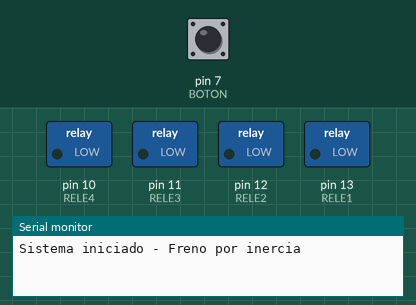
Recording of a sketch running on a simulated Arduino Uno, built with avr-gcc and run on an emulated ATmega328P. On the bench: switched loads named in the sketch (green lamp = pin HIGH), the last lines printed to the serial monitor. Inputs (shaded band) come from the test bench; at power-on: pin 7 (BOTON) HIGH.

Above: at 1.2 s.
1.3 s: pin 7 (BOTON) pulled LOW for 0.15 s
At 2.0 s:
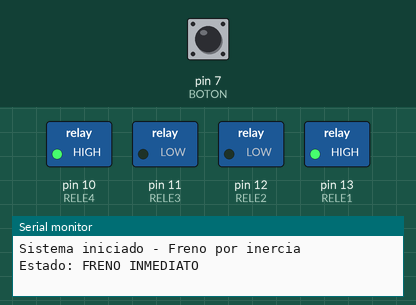
2.9 s: pin 7 (BOTON) pulled LOW for 1 s
At 3.2 s:
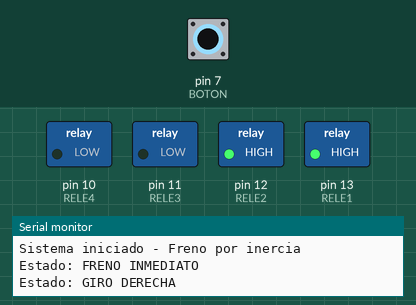
5.4 s: pin 7 (BOTON) pulled LOW for 0.15 s
At 6.3 s:
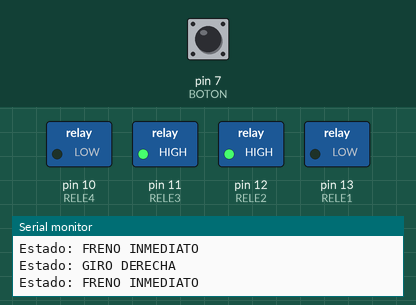
7.0 s: pin 7 (BOTON) pulled LOW for 3.2 s
At 7.5 s:
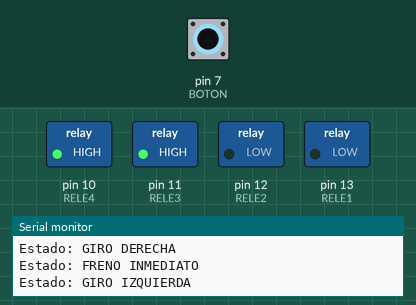
Timing chart, 0 to 23.5 s (numbered marks = the images above; inputs shaded):
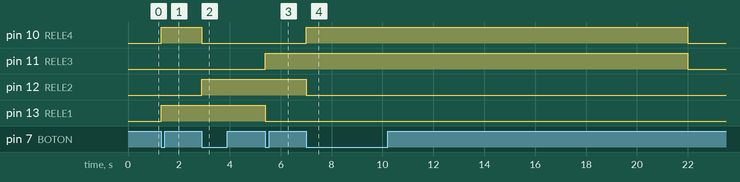

The sketch:

simulacion_puente_H.ino
```cpp
/*En esta práctica simularemos un puente H
(que permite accionar un motor en ambos sentidos
mediante un único pulsador)empregando relés STDP
Data 28/02/2026
Autor:Celso Otal Sanles*/

//Declaramos las variables globales

// DEFINICIÓN DE PINES
const int BOTON = 7;          // Pin del pulsador
const int RELE1 = 13;         // Relé 1 del puente H
const int RELE2 = 12;        // Relé 2 del puente H
const int RELE3 = 11;         // Relé 3 del puente H
const int RELE4 = 10;         // Relé 4 del puente H

// VARIABLES GLOBALES
int estadoActual = 4;         // Estado actual del sistema
int estadoBotonAnterior = HIGH;  // Estado anterior del botón
unsigned long tiempoInicio = 0;  // Tiempo de inicio del estado actual
const unsigned long TIMEOUT = 15000; // 15 segundos en milisegundos

void setup() {

  // Configurar pines de entrada
  pinMode(BOTON,INPUT);  // Pulsador

  // Configurar pines de salida
  pinMode(RELE1, OUTPUT);
  pinMode(RELE2, OUTPUT);
  pinMode(RELE3, OUTPUT);
  pinMode(RELE4, OUTPUT);


  // Inicializar todos los relés apagados (freno por inercia)
  digitalWrite(RELE1, LOW);
  digitalWrite(RELE2, LOW);
  digitalWrite(RELE3, LOW);
  digitalWrite(RELE4, LOW);

  // Iniciar comunicación serial para debug
  Serial.begin(9600);
  Serial.println("Sistema iniciado - Freno por inercia");
}
void loop() {
  // Leer estado del botón
  int estadoBoton = digitalRead(BOTON);

  // Detectar cuando se presiona el botón (flanco descendente)
  if (estadoBoton == LOW && estadoBotonAnterior == HIGH) {
    // Cambiar al siguiente estado
    estadoActual++;
    if (estadoActual > 3) {
      estadoActual = 0;
    }

    // Reiniciar el temporizador
    tiempoInicio = millis();

    // Aplicar el nuevo estado
    aplicarEstado(estadoActual);

    // Esperar un poco para evitar rebotes
    delay(200);
  }

  // Guardar estado del botón para la próxima iteración
  estadoBotonAnterior = estadoBoton;

  // Verificar timeout de 15 segundos
  if (estadoActual != 4) {  // Si no está en freno por inercia
    unsigned long tiempoActual = millis();
    if (tiempoActual - tiempoInicio >= TIMEOUT) {
      // Cambiar a freno por inercia
      estadoActual = 4;
      aplicarEstado(estadoActual);
      Serial.println("TIMEOUT - Freno por inercia");
    }
  }
}
void aplicarEstado(int estado) {
  switch(estado) {
    case 0:  // GIRO DERECHA
      // Configuración puente H para giro derecha
      digitalWrite(RELE1, HIGH);
      digitalWrite(RELE2, LOW);
      digitalWrite(RELE3, LOW);
      digitalWrite(RELE4, HIGH);

      Serial.println("Estado: FRENO INMEDIATO");
      break;

    case 1:  // FRENO INMEDIATO (después de giro derecha)
      // Cortocircuitar motor para freno rápido
      digitalWrite(RELE1, HIGH);
      digitalWrite(RELE2, HIGH);
      digitalWrite(RELE3, LOW);
      digitalWrite(RELE4, LOW);

      Serial.println("Estado: GIRO DERECHA");
      break;

    case 2:  // GIRO IZQUIERDA
      // Configuración puente H para giro izquierda
      digitalWrite(RELE1, LOW);
      digitalWrite(RELE2, HIGH);
      digitalWrite(RELE3, HIGH);
      digitalWrite(RELE4, LOW);

      Serial.println("Estado: FRENO INMEDIATO");
      break;

    case 3:  // FRENO INMEDIATO (después de giro izquierda)
      // Cortocircuitar motor para freno rápido
      digitalWrite(RELE1, LOW);
      digitalWrite(RELE2, LOW);
      digitalWrite(RELE3, HIGH);
      digitalWrite(RELE4, HIGH);

      Serial.println("Estado: GIRO IZQUIERDA");
      break;

    case 4:  // FRENO POR INERCIA (todos los relés apagados)
      digitalWrite(RELE1, LOW);
      digitalWrite(RELE2, LOW);
      digitalWrite(RELE3, LOW);
      digitalWrite(RELE4, LOW);

      Serial.println("Estado: FRENO INMEDIATO");
      break;
  }
}
```

Measured:
- after the input at 1.3 s, pin 10 (RELE4), pin 13 (RELE1): LOW → HIGH at once
- after the input at 2.9 s, pin 10 (RELE4): HIGH → LOW at once; pin 12 (RELE2): LOW → HIGH at once
- after the input at 5.4 s, pin 11 (RELE3): LOW → HIGH at once; pin 13 (RELE1): HIGH → LOW at once
- after the input at 7.0 s, pin 10 (RELE4): LOW → HIGH at once, → LOW 15.0 s later; pin 11 (RELE3): HIGH → LOW after 15.0 s instead of 13.4 s; pin 12 (RELE2): HIGH → LOW after 0.00 s instead of 13.4 s
